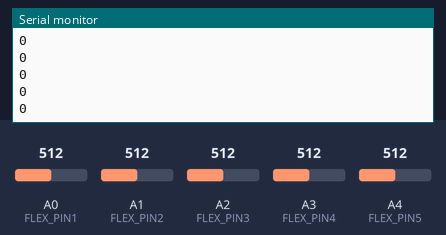
The sketch below on a simulated Arduino Uno, built with avr-gcc and run on an emulated ATmega328P. Parts: the last lines printed to the serial monitor. The inputs (shaded band) are chosen by the test bench; at power-on: A3 (FLEX_PIN4) = 512, A2 (FLEX_PIN3) = 512, A0 (FLEX_PIN1) = 512, A1 (FLEX_PIN2) = 512, A4 (FLEX_PIN5) = 512. The audio player accepts every command and is not drawn.

Above: at 1.7 s.
1.8 s: A3 (FLEX_PIN4) set to 716
At 2.07 s:
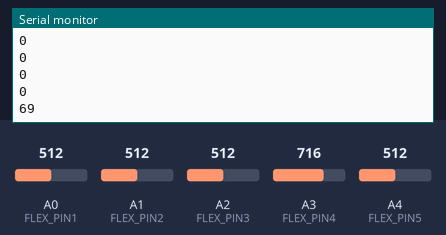
3.3 s: A3 (FLEX_PIN4) set to 992
At 3.48 s:
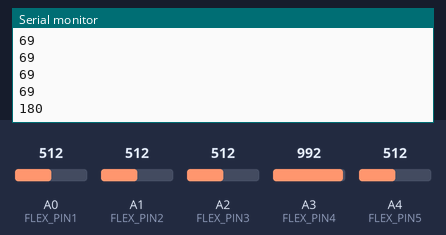
4.8 s: A2 (FLEX_PIN3) set to 992
At 4.89 s:
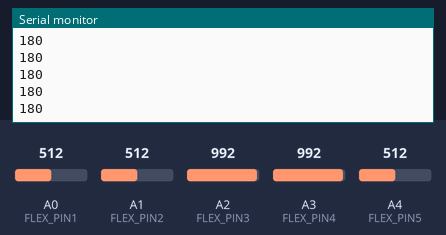
Timing chart, 0 to 7.8 s (numbered marks = the images above; inputs shaded):
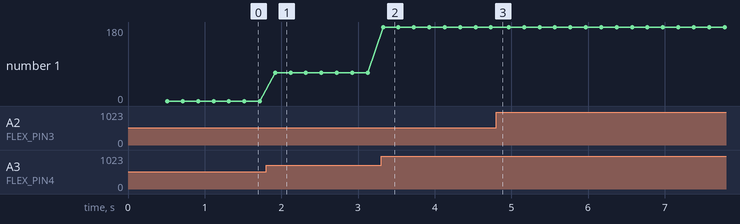

Measured:
- after the input at 1.8 s, the serial monitor: prints a new line after 0.12 s (image 1)
- after the input at 3.3 s, the serial monitor: prints a new line at once (image 2)
- plotted number 1: 0 → 69 after the input at 1.8 s, 69 → 180 after the input at 3.3 s

The sketch:

flexlight.cpp.ino
```cpp
/*

FLEX SENSOR

  Use the "flex sensor" to change the position of a servo

  In the previous sketch, we learned how to command a servo to
  mode to different positions. In this sketch, we'll introduce
  a new sensor, and use it to control the servo.

  A flex sensor is a plastic strip with a conductive coating.
  When the strip is straight, the coating will be a certain
  resistance. When the strip is bent, the particles in the coating
  get further apart, increasing the resistance. You can use this
  sensor to sense finger movement in gloves, door hinges, stuffed
  animals, etc. See http://www.sparkfun.com/tutorials/270 for
  more information.

Hardware connections:

  Flex sensor:

    The flex sensor is the plastic strip with black stripes.
    It senses bending away from the striped side.

    The flex sensor has two pins, and since it's a resistor,
    the pins are interchangable.

    Connect one of the pins to ANALOG IN pin 0 on the Arduino.
    Connect the same pin, through a 10K Ohm resistor (brown
    black orange) to GND.
    Connect the other pin to 5V.
*/
#include "Arduino.h"
#include "SoftwareSerial.h"
#include "DFRobotDFPlayerMini.h"

SoftwareSerial mySoftwareSerial(10, 11); // RX, TX
DFRobotDFPlayerMini myDFPlayer;
void printDetail(uint8_t type, int value);

int count = 0;
bool isFlex;

// Define the analog input pin to measure flex sensor position:
const int FLEX_PIN1 = A0;
const int FLEX_PIN2 = A1;
const int FLEX_PIN3 = A2;
const int FLEX_PIN4 = A3;
const int FLEX_PIN5 = A4;
void setup()
{
  Serial.begin(9600);
  pinMode(FLEX_PIN1, INPUT);
  pinMode(FLEX_PIN2, INPUT);
  pinMode(FLEX_PIN3, INPUT);
  pinMode(FLEX_PIN4, INPUT);
  pinMode(FLEX_PIN5, INPUT);
////////////////////////////////////
mySoftwareSerial.begin(9600);
  Serial.begin(115200);

  Serial.println();
  Serial.println(F("DFRobot DFPlayer Mini Demo"));
  Serial.println(F("Initializing DFPlayer ... (May take 3~5 seconds)"));

  if (!myDFPlayer.begin(mySoftwareSerial)) {  //Use softwareSerial to communicate with mp3.
    Serial.println(F("Unable to begin:"));
    Serial.println(F("1.Please recheck the connection!"));
    Serial.println(F("2.Please insert the SD card!"));
    while(true){
      delay(0); // Code to compatible with ESP8266 watch dog.
    }
  }
  Serial.println(F("DFPlayer Mini online."));

  myDFPlayer.volume(10);  //Set volume value. From 0 to 30
  //myDFPlayer.play(1);
}
///////////////////////////////////////////////


  int finger1;
  int finger3;
  int finger4;
  int finger2;
  int finger5;
  int position1;
  int position2;
  int position3;
  int position4;
  int position5;
void loop()
{
  // Read the position of the flex sensor (0 to 1023):
  finger1 = analogRead(FLEX_PIN1);
  finger2 = analogRead(FLEX_PIN2);
  finger3 = analogRead(FLEX_PIN3);
  finger4 = analogRead(FLEX_PIN4);
  finger5 = analogRead(FLEX_PIN5);
  // Because the voltage divider circuit only returns a portion
  // of the 0-1023 range of analogRead(), we'll map() that range
  // to the servo's range of 0 to 180 degrees. The flex sensors
  // we use are usually in the 600-900 range:

  position1 = constrain(map(finger1, 600, 900, 0, 180), 0, 180);
  position2 = constrain(map(finger2, 600, 900, 0, 180), 0, 180);
  position3 = constrain(map(finger3, 600, 900, 0, 180), 0, 180);
  position4 = constrain(map(finger4, 600, 900, 0, 180), 0, 180);
  position5 = constrain(map(finger5, 600, 900, 0, 180), 0, 180);
  //Serial.println(position5);
  comeHere(position1, position2, position3, position4);
  isFlexed(position1, position2, position3, position4);

  fuckOff(position1, position2, position3, position4);
  isFlexed(position1, position2, position3, position4);

  goPack(position1, position2, position3, position4);
  isFlexed(position1, position2, position3, position4);

  yes(position1, position2, position3, position4, position5);
  isFlexed(position1, position2, position3, position4);

  no(position1, position2, position3, position4, position5);
  isFlexed(position1, position2, position3, position4);

  help(position1, position2, position3, position4, position5);
  isFlexed(position1, position2, position3, position4);
  Serial.println(position4);

  // After you upload the sketch, turn on the serial monitor
  // (the magnifying-glass icon to the right of the icon bar).
  // You'll be able to see the sensor values. Bend the flex sensor
  // and note its minimum and maximum values. If you replace the
  // 600 and 900 in the map() function above, you'll exactly match
  // the flex sensor's range with the servo's range.

  delay(200);  // wait 500 ms between servo updates
}
void isFlexed(int p1, int p2, int p3, int p4){
    if((p1 < 40 && p2 < 40 && p3 < 40 && p4 < 40)){
    isFlex = false;
  }
}

//all fingers down
void yes(int p1, int p2, int p3, int p4, int p5){
  if((p1 > 76 && p2 > 76 && p3 > 76 && p4 > 76 && p5 > 76) && (isFlex == false)){
    Serial.println("YES");
    myDFPlayer.play(1); //yes
    isFlex = true;
  }
}
//first two fingers up and rest down
void no(int p1, int p2, int p3, int p4, int p5){
  if((p1 < 30 && p2 < 30 && p3 > 76 && p4 > 76 && p5 < 30) && (isFlex == false)){
    Serial.println("NO");
    myDFPlayer.play(0); //no
    isFlex = true;
  }
}

//all fingers up and thumb down
void help(int p1, int p2, int p3, int p4, int p5){
  if((p1 > 76 && p2 > 76 && p3 > 76 && p4 > 76 && p5 < 30)&& (isFlex == false)){
    Serial.println("HELP");
    myDFPlayer.play(2);
    isFlex = true;
  }
}
void comeHere(int p1, int p2, int p3, int p4){
  if((p1 > 66 && p2 > 66 && p3 > 66 && p4 > 66) && (isFlex == false)){
    Serial.println("COME HERE");
    myDFPlayer.play(3);
    isFlex = true;
  }
}

void goPack(int p1, int p2, int p3, int p4){
  if((p1 < 30 && p2 > 66 && p3 > 66 && p4 < 30)){
    Serial.println("GO PACK!");
    myDFPlayer.play(4);
    delay(500);
    isFlex = true;
  }
}
void fuckOff(int p1, int p2, int p3, int p4){
  if((p1 > 60 && p3 > 60 && p4 > 60 && p2 < 20) && (isFlex == false)){
    Serial.println("********   *   *");
    Serial.println("*          *   *");
    Serial.println("****       *   *");
    Serial.println("*          *   *");
    Serial.println("*           ***");
    Serial.println();
    Serial.println();
    myDFPlayer.play(5);
    isFlex = true;
  }
}


//////////////////////////////////////////////////////////////////////
void printDetail(uint8_t type, int value){
  switch (type) {
    case TimeOut:
      Serial.println(F("Time Out!"));
      break;
    case WrongStack:
      Serial.println(F("Stack Wrong!"));
      break;
    case DFPlayerCardInserted:
      Serial.println(F("Card Inserted!"));
      break;
    case DFPlayerCardRemoved:
      Serial.println(F("Card Removed!"));
      break;
    case DFPlayerCardOnline:
      Serial.println(F("Card Online!"));
      break;
    case DFPlayerUSBInserted:
      Serial.println("USB Inserted!");
      break;
    case DFPlayerUSBRemoved:
      Serial.println("USB Removed!");
      break;
    case DFPlayerPlayFinished:
      Serial.print(F("Number:"));
      Serial.print(value);
      Serial.println(F(" Play Finished!"));
      break;
    case DFPlayerError:
      Serial.print(F("DFPlayerError:"));
      switch (value) {
        case Busy:
          Serial.println(F("Card not found"));
          break;
        case Sleeping:
          Serial.println(F("Sleeping"));
          break;
        case SerialWrongStack:
          Serial.println(F("Get Wrong Stack"));
          break;
        case CheckSumNotMatch:
          Serial.println(F("Check Sum Not Match"));
          break;
        case FileIndexOut:
          Serial.println(F("File Index Out of Bound"));
          break;
        case FileMismatch:
          Serial.println(F("Cannot Find File"));
          break;
        case Advertise:
          Serial.println(F("In Advertise"));
          break;
        default:
          break;
      }
      break;
    default:
      break;
  }

}
```
